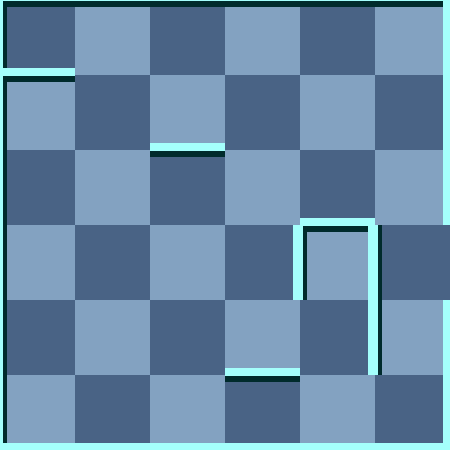

Tiled map render using the project's own tile images. Description and the map definition, with tile-layer contents summarised, below:
An orthogonal 6x6 tile map with 75x75 px tiles, 2 tile layers (background, 块层 1) and 4 objects (2x RedMummy, Exit, Player).

<map version="1.0" orientation="orthogonal" width="6" height="6" tilewidth="75" tileheight="75">
 <tileset firstgid="1" name="wall" tilewidth="75" tileheight="75">
  <image source="gfx/wall.png" width="300" height="375" />
  <tile id="0">
   <properties>
    <property name="ValOfWall" value="0" />
   </properties>
  </tile>
  <tile id="1">
   <properties>
    <property name="ValOfWall" value="1" />
   </properties>
  </tile>
  <tile id="2">
   <properties>
    <property name="ValOfWall" value="2" />
   </properties>
  </tile>
  <tile id="3">
   <properties>
    <property name="ValOfWall" value="3" />
   </properties>
  </tile>
  <tile id="4">
   <properties>
    <property name="ValOfWall" value="4" />
   </properties>
  </tile>
  <tile id="5">
   <properties>
    <property name="ValOfWall" value="5" />
   </properties>
  </tile>
  <tile id="6">
   <properties>
    <property name="ValOfWall" value="6" />
   </properties>
  </tile>
  <tile id="7">
   <properties>
    <property name="ValOfWall" value="7" />
   </properties>
  </tile>
  <tile id="8">
   <properties>
    <property name="ValOfWall" value="8" />
   </properties>
  </tile>
  <tile id="9">
   <properties>
    <property name="ValOfWall" value="9" />
   </properties>
  </tile>
  <tile id="10">
   <properties>
    <property name="ValOfWall" value="10" />
   </properties>
  </tile>
  <tile id="11">
   <properties>
    <property name="ValOfWall" value="11" />
   </properties>
  </tile>
  <tile id="12">
   <properties>
    <property name="ValOfWall" value="12" />
   </properties>
  </tile>
  <tile id="13">
   <properties>
    <property name="ValOfWall" value="13" />
   </properties>
  </tile>
  <tile id="14">
   <properties>
    <property name="ValOfWall" value="14" />
   </properties>
  </tile>
  <tile id="15">
   <properties>
    <property name="ValOfWall" value="15" />
   </properties>
  </tile>
  <tile id="18">
   <properties>
    <property name="ValOfWall" value="-1" />
   </properties>
  </tile>
 </tileset>
 <layer name="background" width="6" height="6">
  <data>[36 cells, 36 non-empty, 2 distinct tile ids]</data>
 </layer>
 <layer name="块层 1" width="6" height="6">
  <data>[36 cells, 36 non-empty, 13 distinct tile ids]</data>
 </layer>
 <objectgroup name="对象层 1" width="6" height="6">
  <object name="Exit" x="450" y="225" />
  <object name="RedMummy" x="300" y="225">
   <properties>
    <property name="value" value="25" />
   </properties>
  </object>
  <object name="RedMummy" x="300" y="300">
   <properties>
    <property name="value" value="21" />
   </properties>
  </object>
  <object name="Player" x="75" y="300">
   <properties>
    <property name="value" value="1" />
   </properties>
  </object>
 </objectgroup>
</map>
